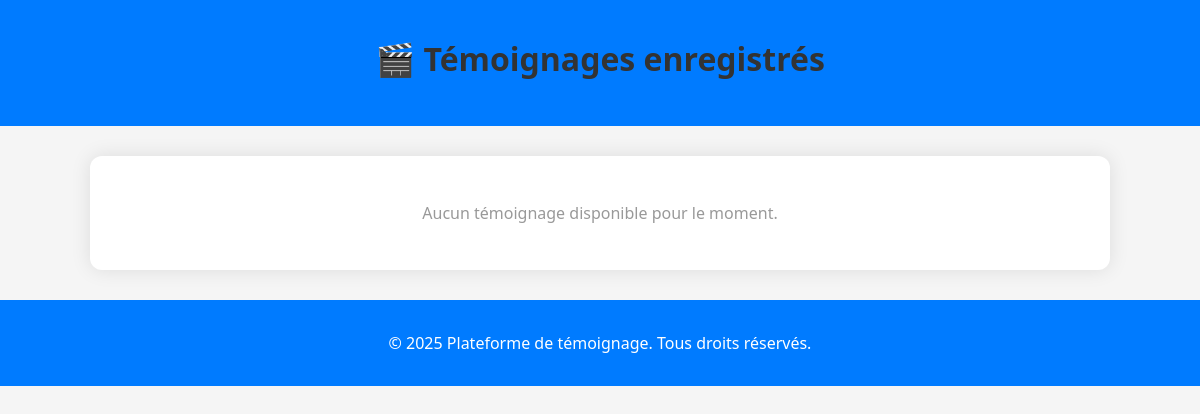
Page /temoins/ on the earlier database version.
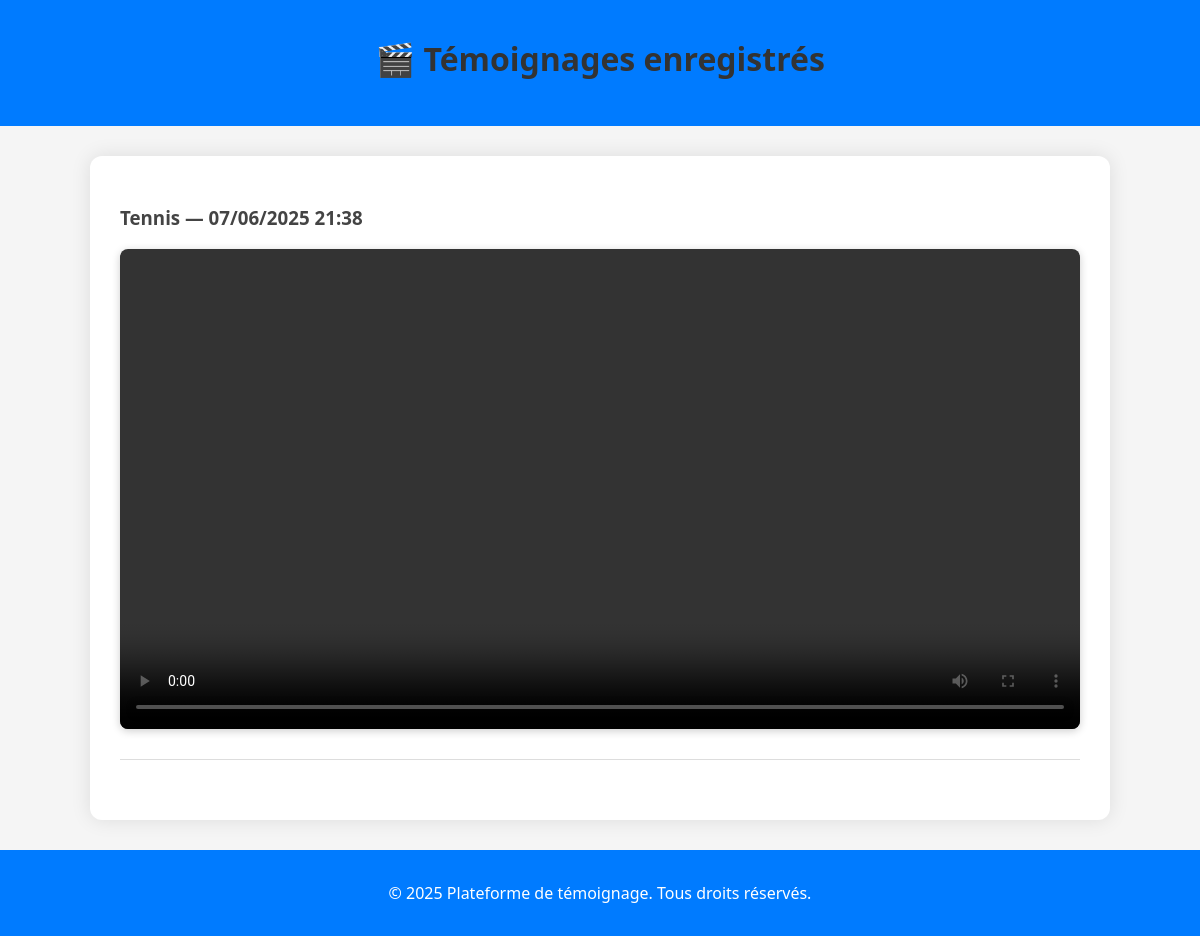
Same page on the later database version.
### Temoignages/models.py (models this page shows, shortened)
class Temoin(models.Model):
    utilisateur = models.ForeignKey(User, on_delete=models.CASCADE)
    questionnaire = models.ForeignKey(Questionnaire, on_delete=models.CASCADE)
    fichier_video = models.FileField(upload_to="videos/")
    date_creation = models.DateTimeField(auto_now_add=True)

class Questionnaire(models.Model):
    titre = models.CharField(max_length=255)
    utilisateur = models.ForeignKey(User, null=True, blank=True, on_delete=models.SET_NULL)
    date_creation = models.DateTimeField(auto_now_add=True)

### Temoignages/views.py (the view)
# urls.py: path('temoins/', views.liste_temoin, name='liste_temoin'),
def liste_temoin(request):
    temoins = Temoin.objects.select_related('questionnaire').order_by('-date_creation')
    return render(request, 'temoignage.html', {'temoins': temoins})

### templates/temoignage.html (shortened to what this page needs)
<!DOCTYPE html>
<html lang="fr">
<head>
</head>
<body>
<header>
  <h1>🎬 Témoignages enregistrés</h1>
</header>
<main class="container">
  {% if temoins %}
    {% for t in temoins %}
      <h3>{{ t.questionnaire.titre }} — {{ t.date_creation|date:"d/m/Y H:i" }}</h3>
      <video width="100%" controls>
        <source src="{{ t.fichier_video.url }}" type="video/mp4">
      </video>
      <hr>
    {% endfor %}
  {% else %}
    <p class="empty">Aucun témoignage disponible pour le moment.</p>
  {% endif %}
</main>
<footer>
  <p>&copy; 2025 Plateforme de témoignage. Tous droits réservés.</p>
</footer>
</body>
</html>

Differences in the rows shown:
added Temoin: questionnaire.titre "Tennis", date_creation "07/06/2025 21:38"
Other differences:
text no longer shown: "Aucun témoignage disponible pour le moment."
